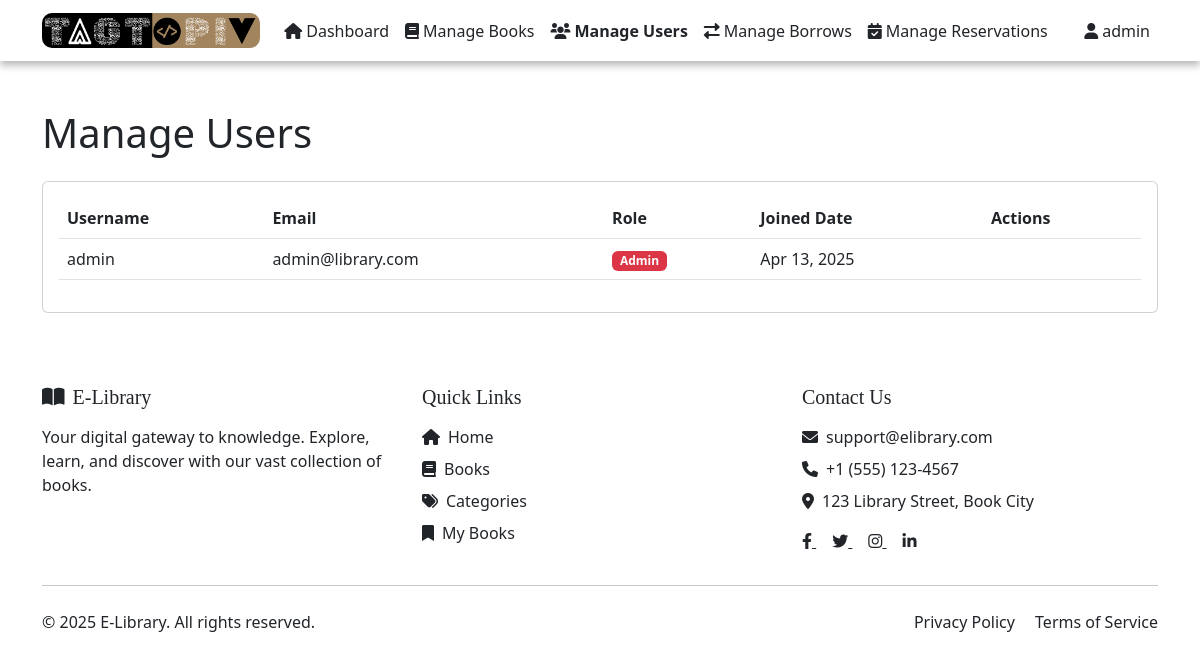
The page /admin/manage-users.php (signed in) on the database its author committed.
### tables this page shows
CREATE TABLE IF NOT EXISTS users (
    id INT PRIMARY KEY AUTO_INCREMENT,
    username VARCHAR(50) UNIQUE NOT NULL,
    email VARCHAR(100) UNIQUE NOT NULL,
    password VARCHAR(255) NOT NULL,
    role ENUM('user', 'admin') DEFAULT 'user',
    status ENUM('active', 'inactive', 'suspended') DEFAULT 'active',
    last_login DATETIME,
    login_attempts INT DEFAULT 0,
    reset_token VARCHAR(255),
    reset_token_expiry DATETIME,
    created_at TIMESTAMP DEFAULT CURRENT_TIMESTAMP,
    updated_at TIMESTAMP DEFAULT CURRENT_TIMESTAMP ON UPDATE CURRENT_TIMESTAMP,
    INDEX idx_email (email),
    INDEX idx_username (username)
);

### admin/manage-users.php (the view, shortened to what this page needs)
<?php
require_once '../config/database.php';
$stmt = $pdo->query("SELECT * FROM users ORDER BY created_at DESC");
$users = $stmt->fetchAll(PDO::FETCH_ASSOC);
?>
<!DOCTYPE html>
<html lang="en">
<head>
    <link href="https://cdn.jsdelivr.net/npm/bootstrap@5.3.0/dist/css/bootstrap.min.css" rel="stylesheet">
    <link href="https://cdnjs.cloudflare.com/ajax/libs/font-awesome/6.0.0/css/all.min.css" rel="stylesheet">
</head>
<body>
    <?php include '../includes/admin-navbar.php'; ?>
    <div class="container py-5">
        <h1 class="mb-4">Manage Users</h1>
        <div class="card">
            <div class="card-body">
                <div class="table-responsive">
                    <table class="table">
                        <thead>
                            <tr>
                                <th>Username</th>
                                <th>Email</th>
                                <th>Role</th>
                                <th>Joined Date</th>
                                <th>Actions</th>
                            </tr>
                        </thead>
                        <tbody>
                            <?php foreach($users as $user): ?>
                                <tr>
                                    <td><?php echo htmlspecialchars($user['username']); ?></td>
                                    <td><?php echo htmlspecialchars($user['email']); ?></td>
                                    <td>
                                        <span class="badge bg-<?php echo $user['role'] === 'admin' ? 'danger' : 'primary'; ?>">
                                            <?php echo ucfirst(htmlspecialchars($user['role'])); ?>
                                        </span>
                                    </td>
                                    <td><?php echo date('M d, Y', strtotime($user['created_at'])); ?></td>
                                    <td>
                                    </td>
                                </tr>
                            <?php endforeach; ?>
                        </tbody>
                    </table>
                </div>
            </div>
        </div>
    </div>
    <?php include '../includes/footer.php'; ?>
</body>
</html>

### rows shown on the page
users: username "admin", email "admin@library.com", role "Admin", created_at "Apr 13, 2025"

### other values the page prints
$_SESSION['username'] "admin"
